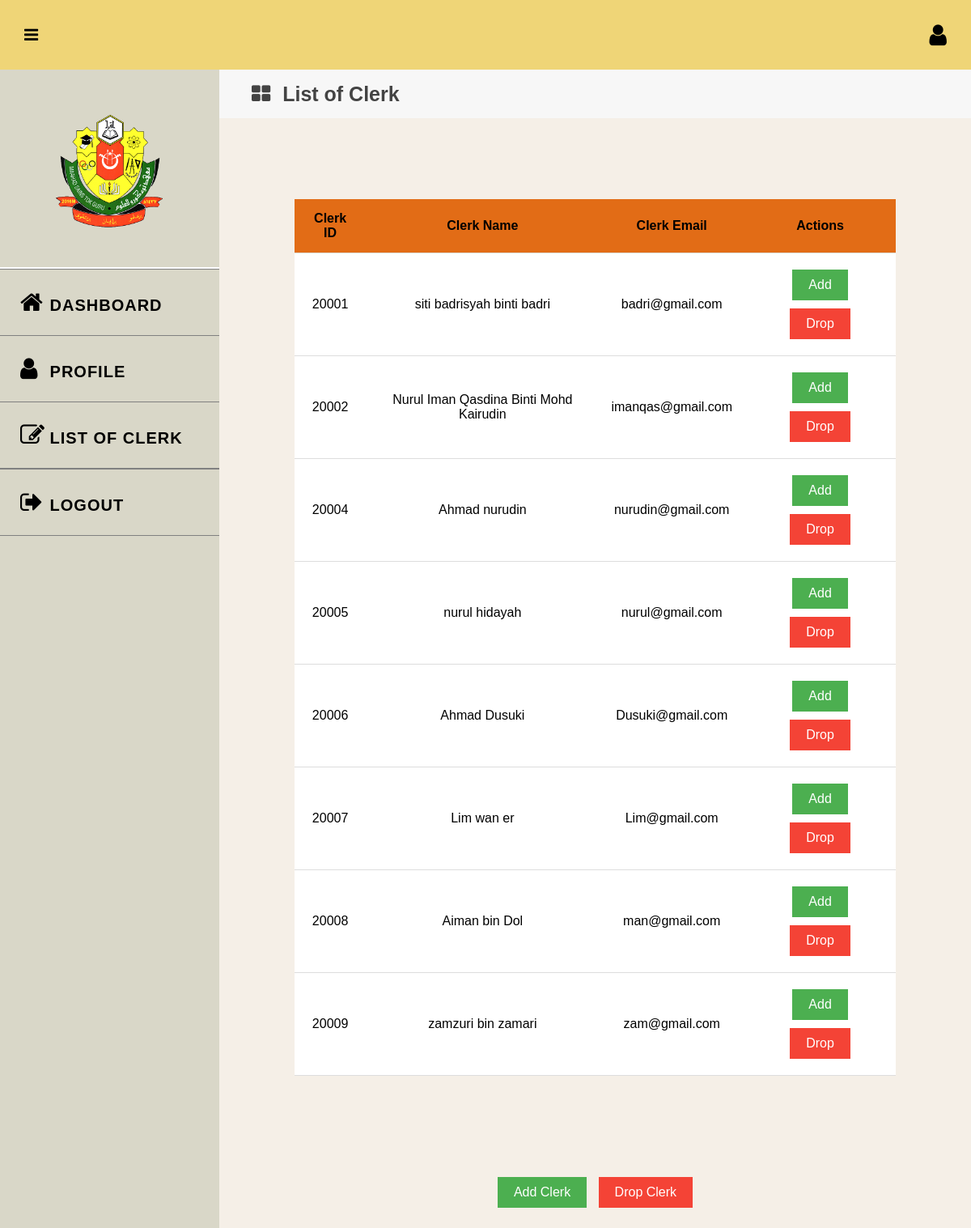
Page /listclerk.php (signed in) on the committed database.
### tables this page shows
CREATE TABLE `clerk` (
  `CLERKID` int NOT NULL,
  `CLERKNAME` varchar(255) NOT NULL,
  `CLERKPNO` varchar(12) DEFAULT NULL,
  `CLERKDOB` date DEFAULT NULL,
  `CLERKEMAIL` varchar(50) DEFAULT NULL,
  `CLERKTYPE` varchar(10) DEFAULT NULL,
  `CLERKPASSWORD` varchar(30) NOT NULL,
  `CLERKIMAGE` varchar(255) DEFAULT NULL,
  `STATUS` varchar(50) DEFAULT NULL
);

### listclerk.php (the view, shortened to what this page needs)
<?php
require_once("dbConnect.php");
$sql = "SELECT CLERKID, CLERKNAME, CLERKEMAIL FROM CLERK";
$stmt = $dbCon->prepare($sql);
$stmt->execute();
$stmt->bind_result($clerkId, $clerkName, $clerkEmail);
$clerks = [];
while ($stmt->fetch()) {
    $clerks[] = ['id' => $clerkId, 'name' => $clerkName, 'email' => $clerkEmail];
}
?>
<!DOCTYPE html>
<html lang="en">
<head>
    <link rel="stylesheet" href="https://stackpath.bootstrapcdn.com/font-awesome/4.7.0/css/font-awesome.min.css">
</head>
<body>
    <div class="header">
        <label for="checkbox">
            <i id="navbtn" class="fa fa-bars" aria-hidden="true"></i>
        </label>
        <div class="right-icon">
            <a href="studentprofile.php">
                <i class="fa fa-user" aria-hidden="true"></i>
            </a>
        </div>
    </div>
    <div class="body">
        <nav class="side-bar">
            <div class="user-p">
                <img src="logo.png" alt=""/>
            </div>
            <ul>
                <li>
                    <a href="ClerkDashboard.php">
                        <i class="fa fa-home" aria-hidden="true"></i>
                        <span>DASHBOARD</span>
                    </a>
                </li>
                <li>
                    <a href="ClerkProfile.php">
                        <i class="fa fa-user" aria-hidden="true"></i>
                        <span>PROFILE</span>
                    </a>
                </li>
                <li style="border-bottom: 1px solid grey;">
                    <a href="listclerk.php">
                        <i class="fa fa-pencil-square-o" aria-hidden="true"></i>
                        <span>LIST OF CLERK</span>
                    </a>
                </li>
                <li style="border-bottom: 1px solid grey;">
                    <a href="logout.php">
                        <i class="fa fa-sign-out" aria-hidden="true"></i>
                        <span>LOGOUT</span>
                    </a>
                </li>
            </ul>
        </nav>
        <section class="section-1">
            <div class="circled-menu-parent">
                <p><i class="fa fa-th-large"></i>List of Clerk</p>
            </div>
            <table class="clerk-table">
                <thead>
                    <tr>
                        <th>Clerk ID</th>
                        <th>Clerk Name</th>
                        <th>Clerk Email</th>
                        <th>Actions</th>
                    </tr>
                </thead>
                <tbody>
                    <?php foreach ($clerks as $clerk): ?>
                    <tr>
                        <td><?php echo htmlspecialchars($clerk['id']); ?></td>
                        <td><?php echo htmlspecialchars($clerk['name']); ?></td>
                        <td><?php echo htmlspecialchars($clerk['email']); ?></td>
                        <td>
                            <a href="addclerk.php?id=<?php echo htmlspecialchars($clerk['id']); ?>" class="action-link add-link">Add</a>
                            <a href="dropclerk.php?id=<?php echo htmlspecialchars($clerk['id']); ?>" class="action-link drop-link">Drop</a>
                        </td>
                    </tr>
                    <?php endforeach; ?>
                </tbody>
            </table>
            <div class="button-container">
                <a href="addclerk.php" class="action-link add-link">Add Clerk</a>
                <a href="dropclerk.php" class="action-link drop-link">Drop Clerk</a>
            </div>
        </section>
    </div>
</body>
</html>

### listclerk.php (style rules this page uses)
* { padding: 0; margin: 0; box-sizing: border-box; font-family: arial, sans-serif; }
.header { display: flex; align-items: center; padding: 28px 30px; background: #EFD577; color: #000; }
.header i { font-size: 30px; cursor: pointer; color: #000; }
.header a { text-decoration: none; color: black; }
.right-icon { margin-left: auto; }
.right-icon i { margin-right: 15px; }
.right-icon i:last-child { margin-right: 0; }
.user-p { text-align: center; padding-top: 50px; }
.user-p img { width: 150px; height: 150px; border-radius: 50%; }
.body { display: flex; }
.side-bar { width: 350px; background: #D9D7C8; min-height: 100vh; transition: 500ms width; }
.side-bar ul { margin-top: 40px; list-style: none; border-top: 2px solid white; }
.side-bar ul li { font-size: 20px; padding: 25px 0px; padding-left: 25px; transition: background 500ms; white-space: nowrap; overflow: hidden; text-overflow: ellipsis; border: none; border-top: 1px solid grey; }
.side-bar ul li a { text-decoration: none; color: black; cursor: pointer; letter-spacing: 1px; font-weight: bold; }
.side-bar i { display: inline-block; padding-right: 10px; width: 30px; vertical-align: center; font-size: 25px; }
.side-bar ul li a i { padding-right: 10px; font-size: 30px; }
.section-1 { width: 100%; background-color: #F5EFE7; background-size: cover; display: flex; flex-direction: column; }
#navbtn { display: inline-block; left: 20px; font-size: 20px; transition: 500ms color; color: #000; }
.circled-menu-parent { background-color: #f7f7f7; height: 60px; font-size: 25px; font-family: 'Inter'; font-weight: bold; color: #434343; width: 100%; display: flex; justify-content: center; flex-direction: column; padding: 0 20px; }
.circled-menu-parent p { margin: 0; display: flex; align-items: center; font-size: 25px; }
.circled-menu-parent i { margin-left: 20px; margin-right: 15px; }
.clerk-table { width: 80%; margin: 100px auto; border-collapse: collapse; }
.clerk-table th, .clerk-table td { padding: 15px; text-align: left; border-bottom: 1px solid #ddd; }
.clerk-table th { background-color: #E26C16; }
.clerk-table td { background-color: #fff; }
.action-link { padding: 10px 20px; margin: 5px; border: none; cursor: pointer; font-size: 16px; text-decoration: none; display: inline-block; color: white; }
.add-link { background-color: #4CAF50; }
.drop-link { background-color: #f44336; }
.button-container { margin: 20px; text-align: center; }
.clerk-table tr th, .clerk-table tr td { text-align: center; }

### rows in the picture
clerk: CLERKID "20001", CLERKNAME "siti badrisyah binti badri", CLERKEMAIL "badri@gmail.com"
clerk: CLERKID "20002", CLERKNAME "Nurul Iman Qasdina Binti Mohd Kairudin", CLERKEMAIL "imanqas@gmail.com"
clerk: CLERKID "20004", CLERKNAME "Ahmad nurudin", CLERKEMAIL "nurudin@gmail.com"
clerk: CLERKID "20005", CLERKNAME "nurul hidayah", CLERKEMAIL "nurul@gmail.com"
clerk: CLERKID "20006", CLERKNAME "Ahmad Dusuki", CLERKEMAIL "Dusuki@gmail.com"
clerk: CLERKID "20007", CLERKNAME "Lim wan er", CLERKEMAIL "Lim@gmail.com"
clerk: CLERKID "20008", CLERKNAME "Aiman bin Dol", CLERKEMAIL "man@gmail.com"
clerk: CLERKID "20009", CLERKNAME "zamzuri bin zamari", CLERKEMAIL "zam@gmail.com"
